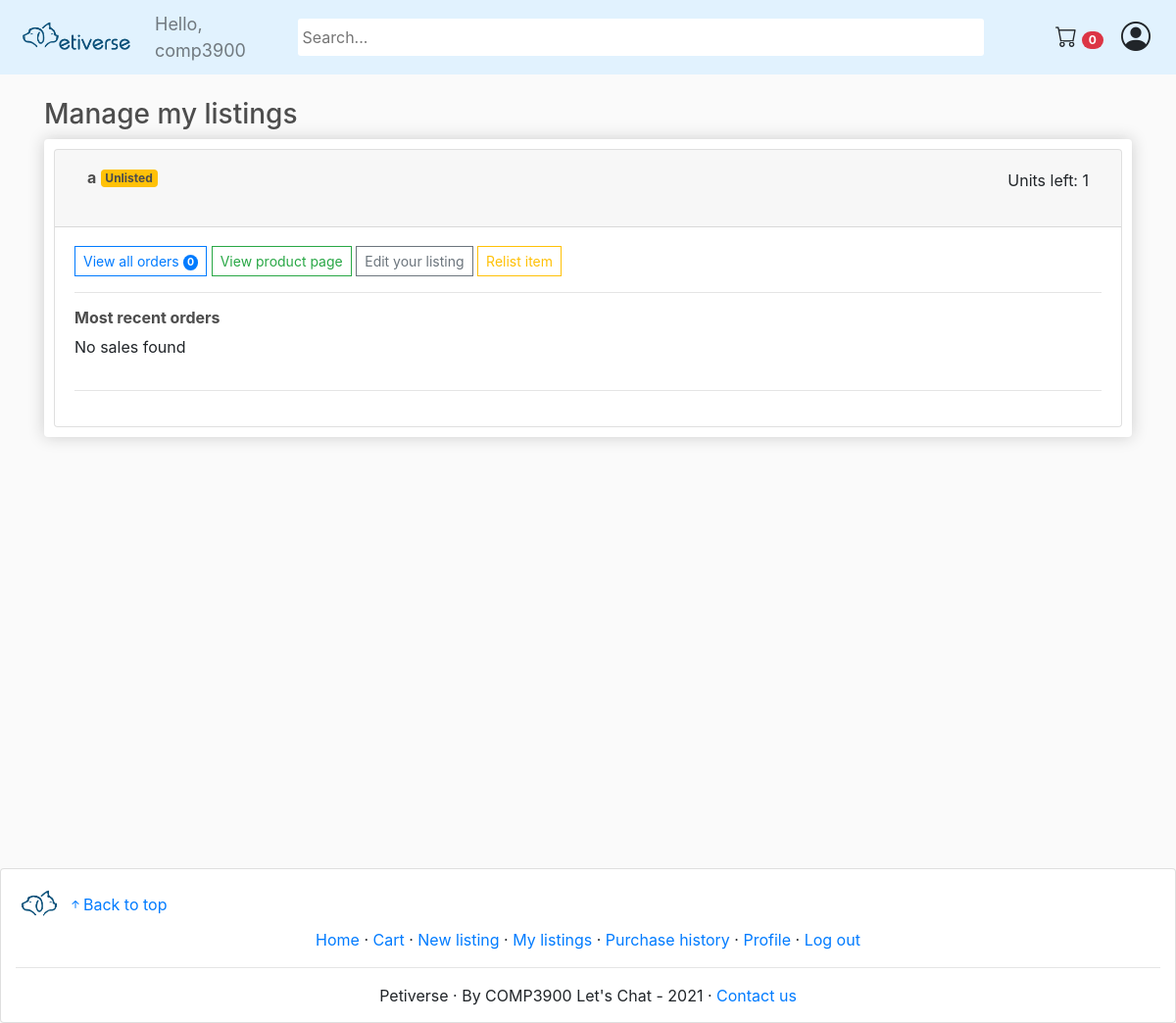
The app's page /my_listings/ (signed in), older data.
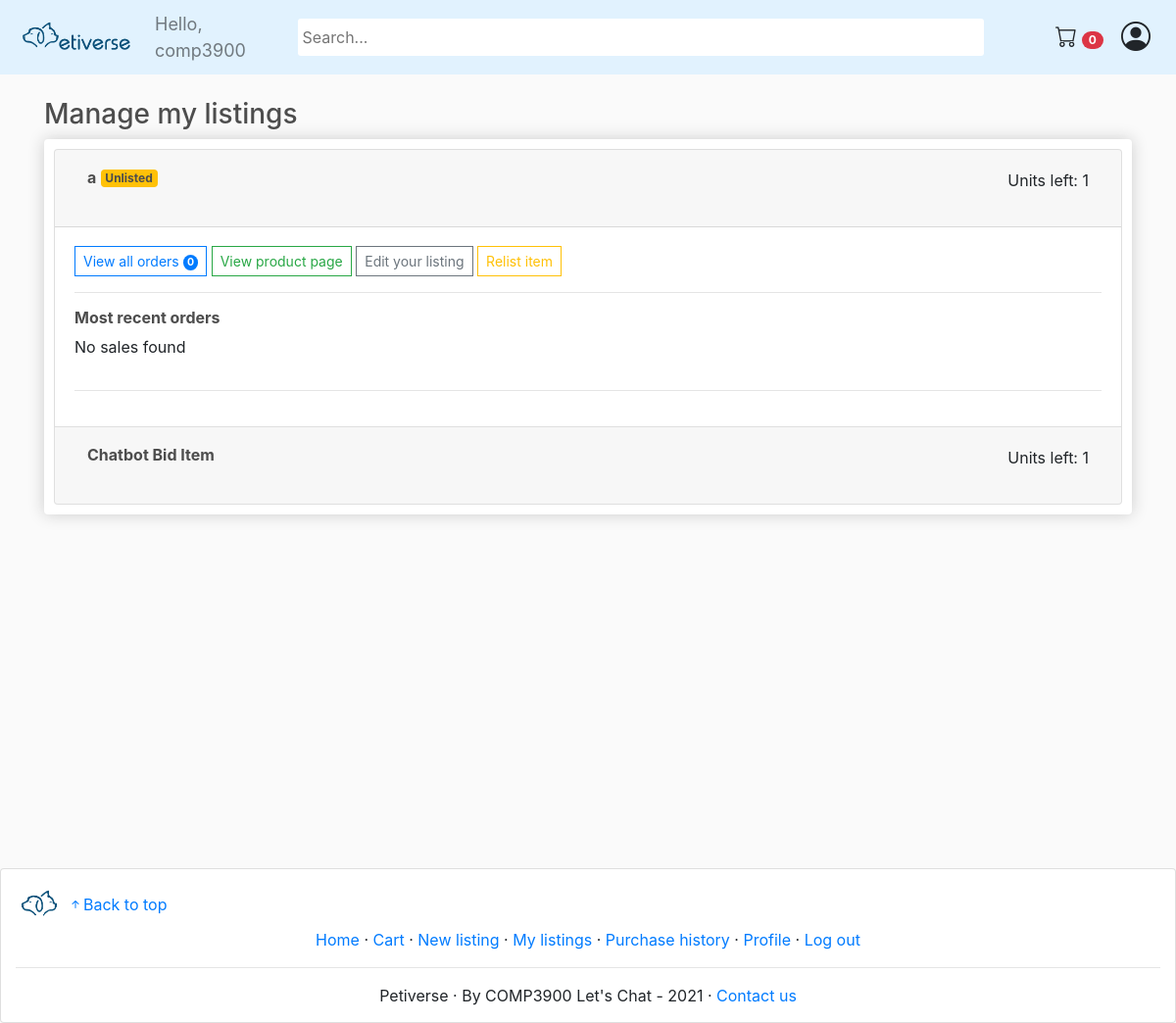
The same page, newer data.
### store/models.py (models this page shows, shortened)
class Product(models.Model):
    name = models.CharField(max_length=200)
    selling_type = models.CharField(max_length=10, choices=SELLING_CHOICES, default='sale')
    price = models.DecimalField(max_digits=30, decimal_places=2)
    starting_bid = models.DecimalField(max_digits=30, decimal_places=2, default=0)
    end_date = models.DateTimeField(default=timezone.now, blank=True, null=True)
    highest_bidder = models.ForeignKey(Customer, on_delete=models.CASCADE, null=True, blank=True, related_name='highest_bidder')
    remaining_unit = models.IntegerField()
    sold_unit = models.IntegerField(default=0)
    isAnimal = models.BooleanField(default=False,null=True, blank=True)
    description = models.TextField(max_length=1000)
    image = models.ImageField(null=True, blank=True)
    warranty = models.CharField(max_length=200, null=True)
    delivery_period = models.DurationField()
    seller = models.ForeignKey(Customer, on_delete=models.CASCADE, null=True, blank=True)
    tags = TaggableManager()
    estimated_date = models.DateTimeField(editable=False, blank=True, null=True)
    slug_str = models.SlugField(blank=True)
    is_active = models.BooleanField(default=True)
    imageUri = models.TextField(blank=True)

### store/views.py (the view)
# urls.py: path('my_listings/', views.my_listings, name='my_listings'),
def my_listings(request):
    if not request.user.is_authenticated:
        return redirect('login')
    customer = request.user.customer
    cartItems = cart_items(customer)
    products = Product.objects.filter(seller=customer)
    items = []
    for product in products:
        order_items = OrderItem.objects.filter(product=product).order_by('-date_added')
        items.append({
            'product': product,
            'recent_orders': order_items[:recent_orders_display_size],
            'n_orders': order_items.count()
        })
    context = {'items': items, 'cartItems':cartItems}
    return render(request, 'store/my_listings.html', context)

### store/models.py (called while the page is built)
	@property
	def get_cart_items(self):
		orderitems = self.orderitem_set.all()
		total = sum([item.quantity for item in orderitems])
		return total

### store/views.py (called while the page is built)
def cart_items (customer):
    order, created = Order.objects.get_or_create(customer=customer, complete=False)
    items = order.orderitem_set.all()
    items = order.get_cart_items
    return items

### store/templates/store/my_listings.html (shortened to what this page needs)
{% extends 'store/main.html' %}
{% load static %}
{% block content %}
<h3>Manage my listings</h3>
<div class="box-element">
    <div class="accordion accordion-flush" id="accordion">
        {% for item in items %}
        <div class="card">
        <div class="card-header" id="heading{{ forloop.counter }}">
            <h2 class="mb-0">
            <button class="btn btn-block text-left" type="button" data-toggle="collapse" data-target="#collapse{{ forloop.counter }}">
                <h6 class="item-heading" style="float:left"><strong>{{item.product.name}}</strong> {% if not item.product.is_active %}<span class="badge bg-warning unlisted-badge"> Unlisted</span>{% endif %}</h6>
                <p style="float:right">Units left: {{item.product.remaining_unit}}</p>
            </button>
            </h2>
        </div>
        <div id="collapse{{ forloop.counter }}" class="collapse {% if forloop.counter == 1 %} show {% endif %}" data-parent="#accordion" data-slug="{{item.product.slug_str}}" data-active="{{item.product.is_active | lower}}">
            <div class="card-body">
                <a class="btn btn-outline-primary btn-sm" href="{% url 'view_orders' item.product.slug_str %}"> View all orders <span class="badge rounded-pill bg-primary" style="color:white">{{item.n_orders}}</span></a>
                <a class="btn btn-outline-success btn-sm" href="{% url 'product_page' item.product.slug_str %}"> View product page</a>
                <a class="btn btn-outline-secondary btn-sm" href="{% url 'edit_listing' item.product.slug_str %}">Edit your listing</a>
                <btn class="btn btn-outline-warning btn-sm btn-relist"> {% if item.product.is_active %} Unlist item {% else %} Relist item {% endif %}</btn>
                <hr>
                <h6><strong>Most recent orders</strong></h6>
                <ol class="list-group">
                    {% for order_item in item.recent_orders %}
                    <li class="list-group-item">
                        <h6 style="margin-bottom:15px;"><strong><a href="{% url 'user_profile' order_item.order.customer.slug_str %}">{{order_item.order.customer.nickname}}</a></strong></h6>
                        <p>Quantity: {{order_item.quantity}}</p>
                        <p>Contact Details: <a href="mailto:{{order_item.order.customer.email}}">{{order_item.order.customer.email}}</a>{%if order_item.order.customer.contactNo%}, {{order_item.order.customer.contactNo}}{%endif%}</p>
                        <p>Date ordered: {{order_item.order.date_ordered}}</p>
                    </li>
                    {% empty %}
                    <p>No sales found</p>
                    {% endfor %}
                </ol>
                <hr>
            </div>
        </div>
        </div>
        {% empty %}
        <p>You haven't listed any products yet</p>
        {% endfor %}
    </div>
</div>
{% endblock content %}

Row changes from the older to the newer data that the page shows:
added Product: product.name "Chatbot Bid Item", product.remaining_unit "1"
